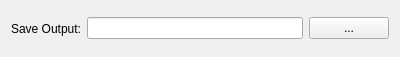
<?xml version="1.0" encoding="UTF-8"?>
<ui version="4.0">
 <class>MedianStacking</class>
 <widget class="QWidget" name="MedianStacking">
  <property name="geometry">
   <rect>
    <x>0</x>
    <y>0</y>
    <width>400</width>
    <height>57</height>
   </rect>
  </property>
  <property name="sizePolicy">
   <sizepolicy hsizetype="Minimum" vsizetype="Minimum">
    <horstretch>0</horstretch>
    <verstretch>0</verstretch>
   </sizepolicy>
  </property>
  <property name="windowTitle">
   <string>Frame</string>
  </property>
  <property name="title" stdset="0">
   <string>Exponential</string>
  </property>
  <property name="checkable" stdset="0">
   <bool>true</bool>
  </property>
  <layout class="QHBoxLayout" name="horizontalLayout_2">
   <item>
    <layout class="QHBoxLayout" name="horizontalLayout">
     <item>
      <widget class="QLabel" name="label">
       <property name="text">
        <string>Save Output:</string>
       </property>
      </widget>
     </item>
     <item>
      <widget class="QLineEdit" name="filename">
       <property name="enabled">
        <bool>true</bool>
       </property>
      </widget>
     </item>
     <item>
      <widget class="QPushButton" name="filenameOpen">
       <property name="enabled">
        <bool>true</bool>
       </property>
       <property name="sizePolicy">
        <sizepolicy hsizetype="Fixed" vsizetype="Fixed">
         <horstretch>0</horstretch>
         <verstretch>0</verstretch>
        </sizepolicy>
       </property>
       <property name="text">
        <string>...</string>
       </property>
      </widget>
     </item>
    </layout>
   </item>
  </layout>
 </widget>
 <resources/>
 <connections/>
</ui>
